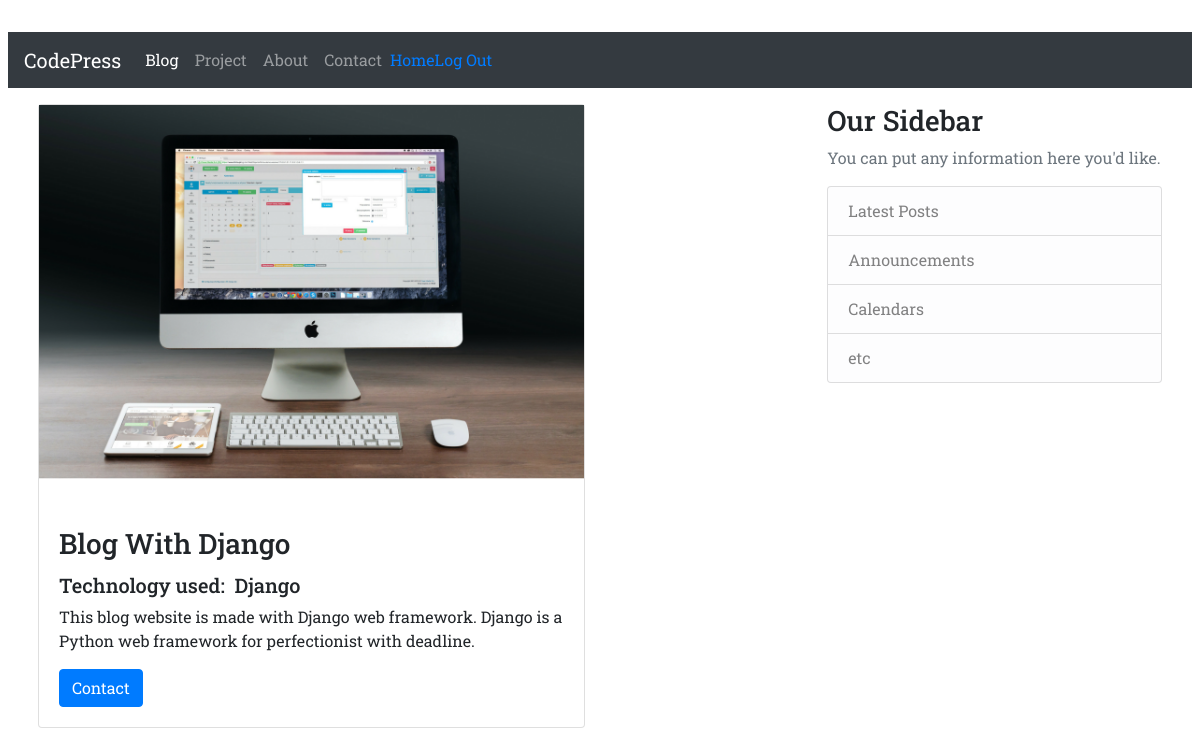
/projects/1/ (signed in), run on the app's committed database.
### projects/models.py (models this page shows, shortened)
class Project(models.Model):
    title = models.CharField(max_length=100)
    description = models.TextField()
    technology = models.CharField(max_length=20)
    image = models.ImageField(upload_to='images/', blank=True)
    objects = models.Manager()
    class Meta:
        verbose_name_plural = 'Projects'

### projects/views.py (the view)
# urls.py: path('<int:pk>/', views.project_detail, name='project_detail')
def project_detail(request, pk):
    project = Project.objects.get(pk=pk)
    context = {
        'project': project
    }
    return render(request, 'project_detail.html', context)

### projects/templates/project_detail.html
{% extends "base.html" %}
{% block page_content %}
<div class="col-md-12">
    <div class="card w-75 project-card">
      <div class="card-img-block">
        <img class="img-fluid" src="{{ project.image.url }}" alt="Card image cap">
      </div>
      <div class="card-body pt-5">
        <h3 class="card-title">{{ project.title }}</h3>
        <small>
            <h5>
                Technology used:&nbsp;
                {{ project.technology }}
            </h5>
        </small>
        <p class="card-text">{{ project.description }}</p>
        <div class="icon-block">
            <a class="btn btn-primary" href="{% url 'email' %}">Contact</a>
        </div>
      </div>
    </div>
  </div>
{% endblock %}

### static/css/style.css (style rules this page uses)
* { box-sizing: border-box; }
body { font-family: Roboto Slab; padding: 2rem 0.5rem; }

### data on the page
Project: image (picture), title "Blog With Django", technology "Django", description "This blog website is made with Django web framework. Django is a Python web framework for perfectionist with deadline."
